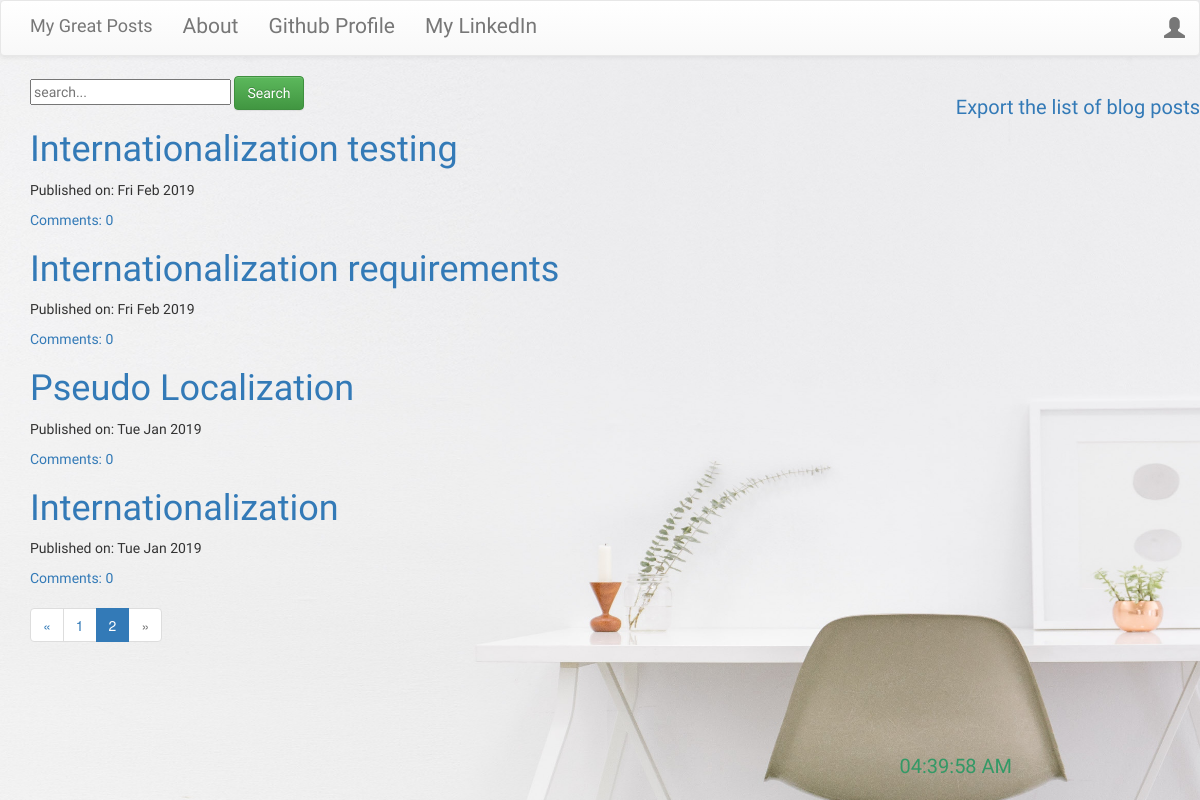
Screenshot of /?page=2 with the database file from the repository.
### blog/models.py (models this page shows, shortened)
class Post(models.Model):
    author = models.ForeignKey('auth.User' ,on_delete=models.CASCADE)
    title = models.CharField(max_length=200)
    text = models.TextField()
    created_date = models.DateTimeField(default=timezone.now)
    published_date = models.DateTimeField(blank=True, null=True)
    def approve_comments(self):
        return self.comments.filter(approved_comment=True)

### blog/views.py (the view)
# urls.py: url(r'^$',views.PostListView.as_view(paginate_by=5),name='post_list'),
class PostListView(ListView):
    model = Post
    paginate_by = 2
    def get_queryset(self):
        return Post.objects.filter(published_date__lte=timezone.now()).order_by('-published_date')
        logger.info("Someone viewed the list of blogs")

### blog/templates/blog/post_list.html (shortened to what this page needs)
{% extends 'blog/base.html' %}
{% block content %}
<form method="GET" id ="search" action="{% url 'posts' %}">
  <input name="q" value="{{request.GET.q}}" placeholder="search...">
  <button type="submit" class="btn btn-success">Search</button>
</form>
<div class="centerstage">
    {% for post in post_list %}
        <div class="post">
            <h1><a href="{% url 'post_detail' pk=post.pk %}">{{ post.title }}</a></h1>
            <div class="date">
                <p>Published on: {{ post.published_date|date:"D M Y"}}</p>
            </div>
            <a href="{% url 'post_detail' pk=post.pk %}">Comments: {{ post.approve_comments.count }}</a>
        </div>
    {% endfor %}
</div>
<div class="footer">
  {% if is_paginated %}
    <ul class="pagination">
      {% if page_obj.has_previous %}
        <li><a href="?page={{ page_obj.previous_page_number }}">&laquo;</a></li>
      {% else %}
        <li class="disabled"><span>&laquo;</span></li>
      {% endif %}
      {% for i in paginator.page_range %}
        {% if page_obj.number == i %}
          <li class="active"><span>{{ i }} <span class="sr-only">(current)</span></span></li>
        {% else %}
          <li><a href="?page={{ i }}">{{ i }}</a></li>
        {% endif %}
      {% endfor %}
      {% if page_obj.has_next %}
        <li><a href="?page={{ page_obj.next_page_number }}">&raquo;</a></li>
      {% else %}
        <li class="disabled"><span>&raquo;</span></li>
      {% endif %}
    </ul>
  {% endif %}
</div>
{% endblock %}
{% block export %}
<div class="exports">
      <h1><a href="{% url 'pdf' %}">Export the list of blog posts</a></h1>
<div id="MyClockDisplay" class="clock"></div>
</div>
{% endblock %}

### blog/static/css/blog.css (style rules this page uses)
body { background: url("/static/images/background.jpg") no-repeat; background-size:100%; background-size: 1800px 900px; }
.clock { transform: translateX(-50%) translateY(-50%); font-size: 20px; font-family: 'Boogaloo', cursive; color: #339966; position: absolute; text-align: center; bottom: 5px; }
.centerstage { font-family: 'Boogaloo', cursive; margin-left: auto; margin-right: auto; }
div.exports { float: right; margin: auto; }
.exports h1 { font-size: 20px; font-family: 'Boogaloo', cursive; }
.footer { height: 100px; width:100%; position: absolute; margin-left: auto; margin-right: auto; }
#search { font-family: 'Boogaloo', cursive; }

### rows the page displays
Post: title "Internationalization testing", published_date "Fri Feb 2019", approve_comments.count "0"
Post: title "Internationalization requirements", published_date "Fri Feb 2019", approve_comments.count "0"
Post: title "Pseudo Localization", published_date "Tue Jan 2019", approve_comments.count "0"
Post: title "Internationalization", published_date "Tue Jan 2019", approve_comments.count "0"

### other values shown
{{ i }} "1"
{{ i }} "2"
